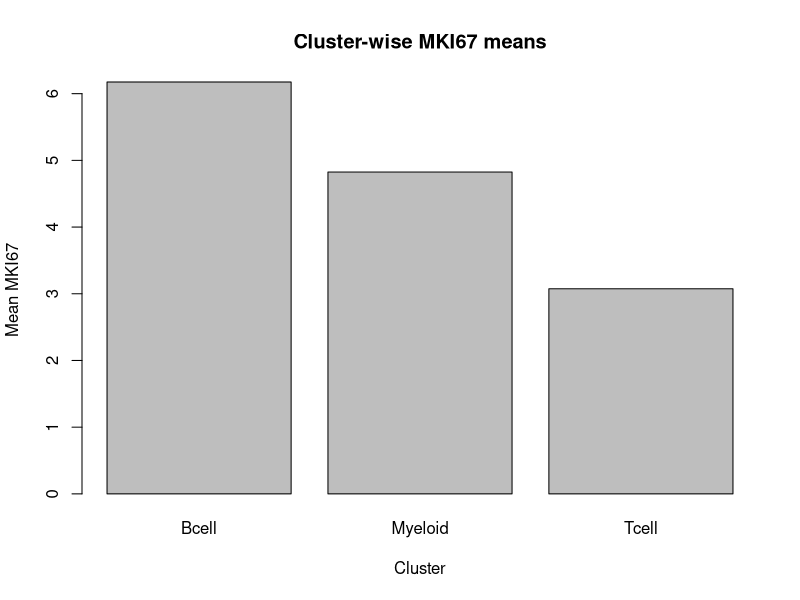
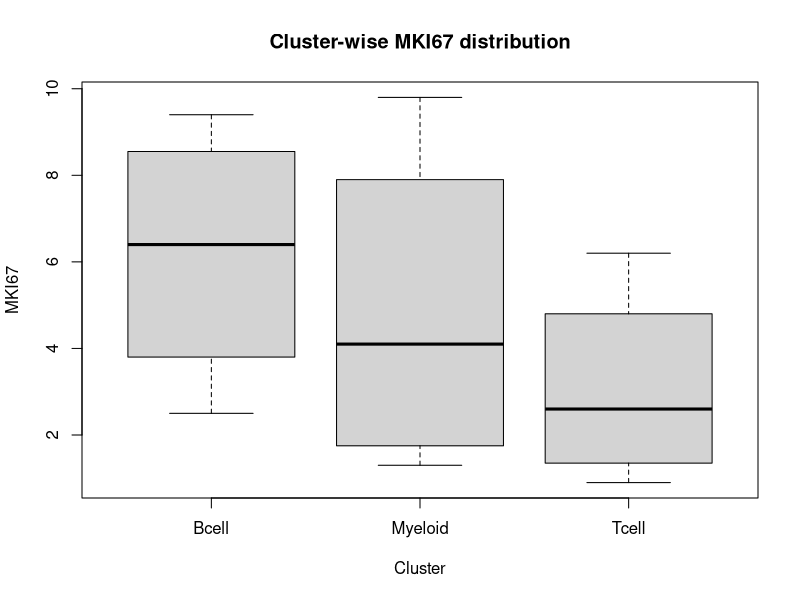

R code for these plots, in order:
# -------------------------------
# Create explicit synthetic dataset
# -------------------------------

cells <- data.frame(
  cell_id = paste0("Cell", 1:12),
  CD3D  = c(10.5, 9.2, 11.3, 8.7, 1.1, 0.8, 1.5, 0.6, 0.9, 1.2, 0.7, 1.0),
  MS4A1 = c(0.5, 0.2, 1.0, 0.8, 10.1, 9.5, 11.0, 8.8, 0.4, 0.9, 0.3, 0.6),
  LYZ   = c(1.0, 0.5, 0.8, 0.6, 0.9, 1.1, 0.7, 0.5, 9.8, 11.2, 10.5, 8.9),
  MKI67 = c(6.2, 1.8, 0.9, 3.4, 7.7, 9.4, 2.5, 5.1, 1.3, 6.0, 2.2, 9.8),
  cluster = rep(c("Tcell", "Bcell", "Myeloid"), each = 4),
  stringsAsFactors = FALSE
)

print(cells)

# Inspect the Dataset
str(cells)
summary(cells[,2:5])   # numeric only
table(cells$cluster)    # categorical only

# Compute per-cell total expression (sum across the 4 genes)
cells$total <- apply(cells[, c("CD3D","MS4A1","LYZ","MKI67")], 1, sum)
cells$total

# Label cells "Active" if total > median(total), otherwise "Resting"
median_total <- median(cells$total)
cells$state <- ifelse(cells$total > median_total, "Active", "Resting")
table(cells$state)
print(median_total)
print(cells)

# Using tapply() (or aggregate) to compute cluster-wise mean for each gene.
aggregate(cells[, c("CD3D","MS4A1","LYZ","MKI67")], 
          by=list(cluster=cells$cluster), FUN=mean)

# To check which single cell has highest MKI67? Return cell_id and value.
idx <- which.max(cells$MKI67)
cells$cell_id[idx]; cells$MKI67[idx]

# For each cell compute the marker with the highest value (max per row)
cells$max_gene <- apply(cells[, c("CD3D","MS4A1","LYZ","MKI67")], 1, function(x) names(x)[which.max(x)])
cells$max_gene

# Tabulate the number of cells with each max_geneulate 
# the number of cells with each max_gene per cluster     
table(cells$cluster, cells$max_gene)

# Count how many cells per cluster and Active vs Resting
table(cells$cluster, cells$state)
# Proportion of Active vs Resting per cluster
prop.table(table(cells$cluster, cells$state), margin=1)

# Create expr_mat (12×4) from gene columns only; 
# set rownames = cell_id; confirm identical rownames
expr_mat <- as.matrix(cells[, c("CD3D","MS4A1","LYZ","MKI67")])
rownames(expr_mat) <- cells$cell_id
all(rownames(expr_mat) == cells$cell_id)

# Compute column means on expr_mat; 
# check which marker has the highest overall mean
colMeans(expr_mat)

# Compute row ranges (max - min). Check which cell is most uneven across markers
row_ranges <- apply(expr_mat, 1, function(x) max(x) - min(x))
which.max(row_ranges); rownames(expr_mat)[which.max(row_ranges)]

# Subset to only Tcell and recompute mean of CD3D and compare to overall mean
mean_Tcell_CD3D <- mean(cells$CD3D[cells$cluster == "Tcell"])
mean_overall_CD3D <- mean(cells$CD3D)
mean_Tcell_CD3D
mean_overall_CD3D

# Rename column MS4A1 → MS4A1_B and verify
colnames(expr_mat)[colnames(expr_mat) == "MS4A1"] <- "MS4A1_B"
"MS4A1_B" %in% colnames(expr_mat)

# Reorder cells by descending MKI67 without using order(-x) 
# (get descending index manually)
idx_asc <- order(cells$MKI67)
idx_desc <- rev(idx_asc)
cells_desc <- cells[idx_desc, ]
cells_desc$cell_id

# Create a list scRNA containing cells, expr_mat, and markers 
# c("CD3D","MS4A1_B","LYZ","MKI67")
scRNA <- list(cells = cells, expr_mat = expr_mat, markers = c("CD3D","MS4A1_B","LYZ","MKI67"))
names(scRNA)

# From scRNA, extract the LYZ values for all Myeloid cells (nested subsetting)
scRNA$cells$LYZ[scRNA$cells$cluster == "Myeloid"]

# Create a simple barplot of cluster-wise means for MKI67
mk_means <- tapply(cells$MKI67, cells$cluster, mean)
barplot(mk_means, main="Cluster-wise MKI67 means", 
        ylab="Mean MKI67", xlab="Cluster")

# Create a boxplot of MKI67 values per cluster
boxplot(MKI67 ~ cluster, data=cells, 
        main="Cluster-wise MKI67 distribution", 
        ylab="MKI67", xlab="Cluster")

# Use sapply() on gene columns to return standard deviations per gene
sapply(cells[, c("CD3D","MS4A1","LYZ","MKI67")], sd)

# Check which cluster is most active on average
tapply(cells$total, cells$cluster, mean)

# Check which cluster has the most MKI67-high cells (MKI67 > 5)
table(cells$cluster[cells$MKI67 > 5])

# Zero all expression values < 1 (threshold) on a copy of expr_mat
expr_copy <- expr_mat
changed_idx <- expr_copy < 1
num_changed <- sum(changed_idx)
expr_copy[changed_idx] <- 0
num_changed
expr_copy
# Number of entries changed (set to 0): 18

# Interpretation:
# The marker expression patterns clearly validate the assigned cluster labels. 
# T cells are distinguished by strong CD3D expression, 
# B cells by MS4A1, and Myeloid cells by LYZ, 
# while MKI67 provides information on proliferation across clusters. 
# The per-cell and cluster-level summaries, maximum marker identification, 
# and distribution plots consistently show that each cluster predominantly 
# expresses its characteristic marker with minimal overlap. 
# Together, these results confirm that the cluster labels align well 
# with the biological identity of the cells.
